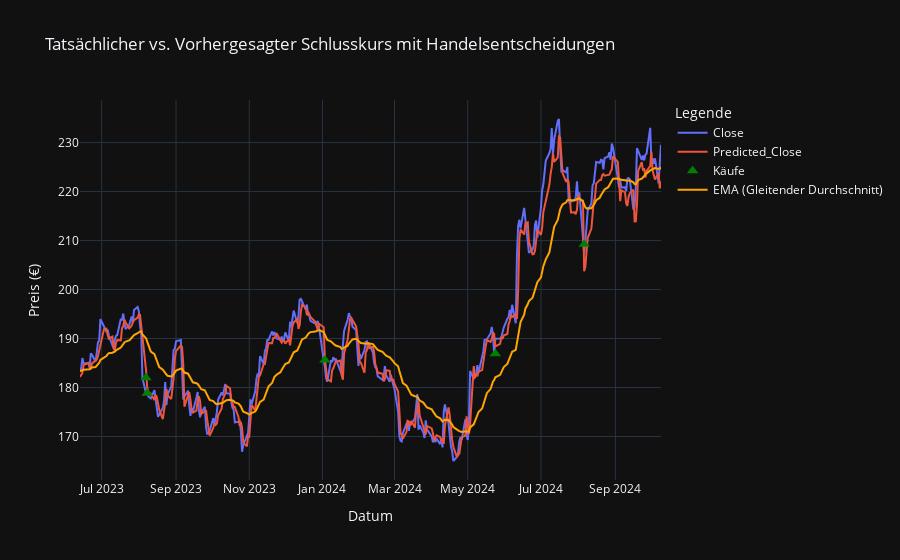

The notebook cell saved with this chart:
### Code cell
trading_simulation(df, 
                   model_path="./models/model_20241011-171432_ws1_bs5_epochs30_units64_layers1.keras", 
                   feature_scaler_path="./scaler/feature_scaler.pkl",
                   target_scaler_path="./scaler/target_scaler.pkl",
                   start_date="2023-06-10", end_date="2024-10-10", 
                   trade_cost=1, 
                   invest_volume=20,
                   buy_threshold=2.0,   
                   sell_threshold=10.8,
                   trend_window=30)

### Figure 1 — Plotly figure (JSON) as saved in the notebook; plotly's stock layout.template omitted (floating-point values rounded to 4 significant figures; data arrays with more than 128 entries replaced by an {"elided": "..."} marker saying what was removed)
{"data": [{"hovertemplate": "Legende=Close<br>Datum=%{x}<br>Preis (€)=%{y}<extra></extra>", "legendgroup": "Close", "line": {"color": "#636efa", "dash": "solid"}, "marker": {"symbol": "circle"}, "mode": "lines", "name": "Close", "orientation": "v", "showlegend": true, "type": "scatter", "x": {"elided": "334 str values"}, "xaxis": "x", "y": {"elided": "334 float values"}, "yaxis": "y"}, {"hovertemplate": "Legende=Predicted_Close<br>Datum=%{x}<br>Preis (€)=%{y}<extra></extra>", "legendgroup": "Predicted_Close", "line": {"color": "#EF553B", "dash": "solid"}, "marker": {"symbol": "circle"}, "mode": "lines", "name": "Predicted_Close", "orientation": "v", "showlegend": true, "type": "scatter", "x": {"elided": "334 str values"}, "xaxis": "x", "y": {"elided": "334 float values"}, "yaxis": "y"}, {"marker": {"color": "green", "size": 10, "symbol": "triangle-up"}, "mode": "markers", "name": "Käufe", "type": "scatter", "x": ["2023-08-07", "2023-08-08", "2024-01-03", "2024-05-24", "2024-08-06"], "y": [182.0, 178.9, 185.6, 186.9, 209.3]}, {"line": {"color": "orange"}, "mode": "lines", "name": "EMA (Gleitender Durchschnitt)", "type": "scatter", "x": {"elided": "334 str values"}, "y": {"elided": "334 float values"}}], "layout": {"autosize": true, "legend": {"title": {"text": "Legende"}, "tracegroupgap": 0}, "title": {"text": "Tatsächlicher vs. Vorhergesagter Schlusskurs mit Handelsentscheidungen"}, "xaxis": {"anchor": "y", "autorange": true, "domain": [0, 1], "range": ["2023-06-13", "2024-10-09"], "showspikes": false, "title": {"text": "Datum"}, "type": "date"}, "yaxis": {"anchor": "x", "autorange": true, "domain": [0, 1], "range": [161.1, 238.7], "showspikes": false, "title": {"text": "Preis (€)"}, "type": "linear"}}}
